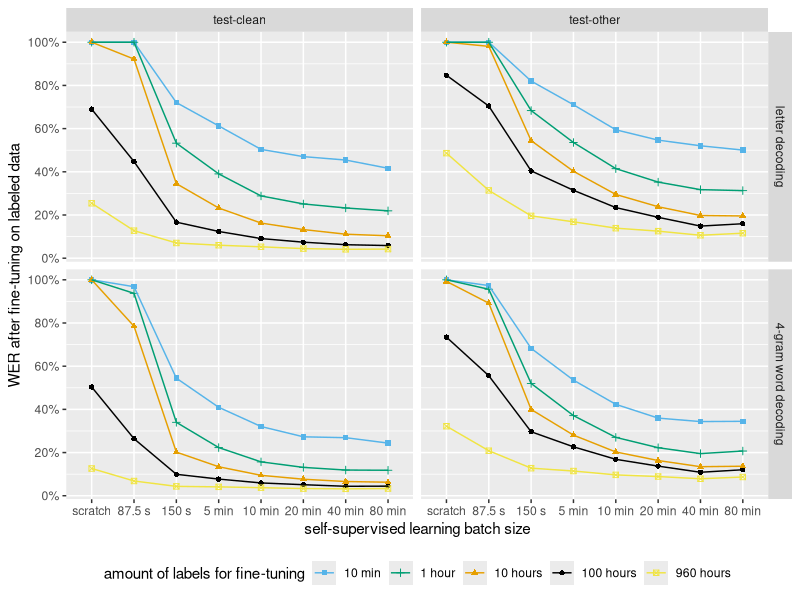
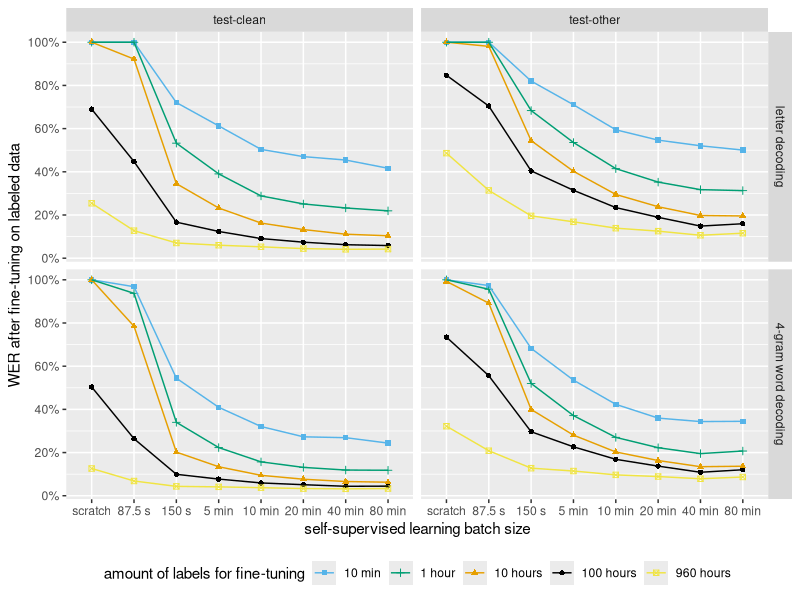

The R source for these figures, in order:
# install the tidyverse
library(tidyverse)
library(patchwork)
library(scales)
library(ggthemes)
library(egg)

# read data
df = read.csv('ft_asr_lm.csv')

# process data

# only use test set results
df = subset(df, !(eval_dataset %in% c('dev-clean', 'dev-other')))

# change lm true/false to label for facet grid
df$lm = as.logical(df$lm)
df = df %>%
  mutate(lm = ifelse(lm == FALSE, 'letter decoding', '4-gram word decoding'))

# clip WER values to 1 and make percentages
df <- df %>%
  mutate(value = pmax(0, pmin(1, value)),  # Clip values between 0 and 1
         value = value * 100)              # Multiply values by 100

# change order of rows in facet grid
df$lm = factor(df$lm, levels = c("letter decoding", "4-gram word decoding"))

# x-axis for all graphs
x_axis = scale_x_discrete(
  name='self-supervised learning batch size',
  limits=c('scratch','0gpu', '1gpu', '2gpu', '4gpu', '8gpu', '16gpu', '32gpu'),
  labels=c('scratch', '87.5 s', '150 s', '5 min', '10 min', '20 min', '40 min', '80 min')
)

# legend for graphs
legend_breaks <- c(
  "ls10m", "ls1h", "ls10h", "ls100h", 'ls960h'
)
legend_labels = c('10 min', '1 hour', '10 hours', '100 hours', '960 hours')


# plot
g = (
  ggplot(df)
  + aes(
    batch.size,
    value,
    color=ft_dataset,
    shape=ft_dataset,
    group=ft_dataset
  )
  + geom_point()
  + geom_line()
  + x_axis
  + scale_y_continuous(name='WER after fine-tuning on labeled data',
                       labels = scales::percent_format(scale = 1),
                       breaks = seq(0, 100, by = 20))
  + scale_colour_colorblind(
    name='amount of labels for fine-tuning',
    breaks=legend_breaks,
    labels=legend_labels,
  )
  + scale_shape(
    name='amount of labels for fine-tuning',
    breaks=legend_breaks,
    labels=legend_labels,
  )
)

# change order of
g = (
  g
  + facet_grid(rows = vars(lm), cols = vars(eval_dataset))
  + theme(legend.position = "bottom")
)


g

ggsave(
  file="ft_plot_a4.pdf",
  plot=g,
  device = cairo_pdf,
  width = 210,
  height = 297/2-10,
  units = "mm"
)
